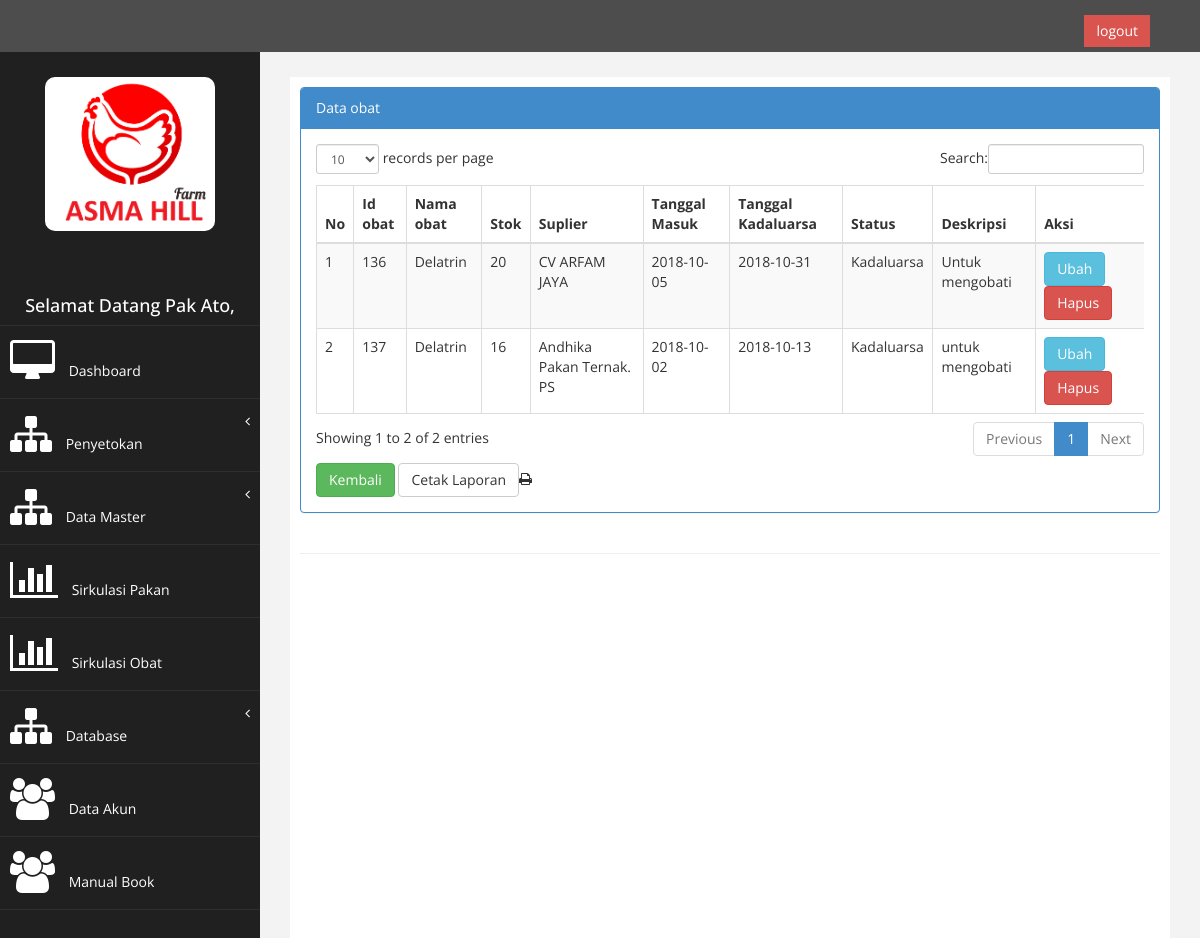
The page /index.php?page=view_obat&aksi=data_obat&id=1 (signed in) on the database as committed earlier.
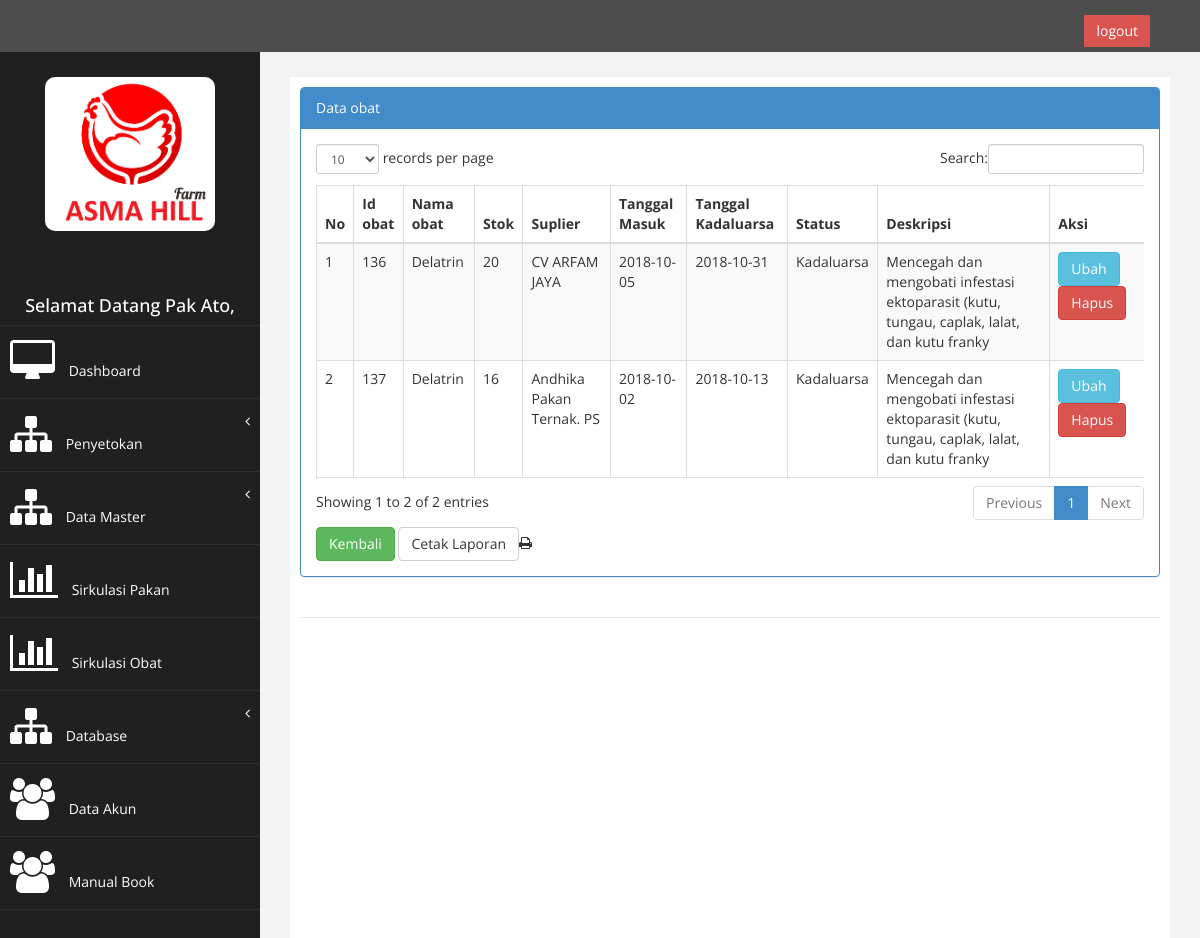
The same page on the database as committed later.
### tables this page shows
CREATE TABLE `tb_obat` (
  `id_obat` int(9) NOT NULL AUTO_INCREMENT,
  `nama_obat` varchar(250) NOT NULL,
  `stok` int(11) NOT NULL,
  `id_suplier` int(5) NOT NULL,
  `id_kategori` int(11) NOT NULL,
  `tgl_masuk` date NOT NULL,
  `tgl_kadaluarsa` date NOT NULL,
  `deskripsi` varchar(100) NOT NULL,
  PRIMARY KEY (`id_obat`),
  KEY `id_suplier` (`id_suplier`),
  CONSTRAINT `tb_obat_ibfk_1` FOREIGN KEY (`id_suplier`) REFERENCES `tb_suplier` (`id_suplier`) ON DELETE CASCADE ON UPDATE CASCADE
);

CREATE TABLE `tb_suplier` (
  `id_suplier` int(5) NOT NULL AUTO_INCREMENT,
  `nama_suplier` varchar(250) NOT NULL,
  `alamat_suplier` varchar(250) NOT NULL,
  `tlp_suplier` varchar(12) NOT NULL,
  PRIMARY KEY (`id_suplier`)
);

### page/data_obat/data_obat.php (the view, shortened to what this page needs)
<div class="row">
                <div class="col-md-12">
                    <div class="panel panel-primary">
                        <div class="panel-heading">
                             Data obat
                        </div>
                        <div class="panel-body">
                            <div class="table-responsive">
                                <table class="table table-striped table-bordered table-hover" id="dataTables-example">
                                    <thead>
                                        <tr>
                                            <th>No</th>
                                            <th>Id obat</th>
                                            <th>Nama obat</th>
                                            <th>Stok</th>
                                            <th>Suplier</th>
                                            <th>Tanggal Masuk</th>
                                            <th>Tanggal Kadaluarsa</th>
                                            <th>Status</th>
                                            <th>Deskripsi</th>
                                            <th>Aksi</th>
                                        </tr>
                                    </thead>
                                    <tbody>
                                    <?php error_reporting(E_ALL ^ E_NOTICE);
                                    $no = 1;
                                    $sql = $koneksi->query("select tb_obat.id_obat,tb_obat.nama_obat, tb_obat.stok, tb_obat.id_suplier, tb_obat.tgl_masuk, tb_obat.tgl_kadaluarsa, tb_suplier.nama_suplier,IF(DATEDIFF(NOW(),tgl_kadaluarsa)>0,'Kadaluarsa','Belum Kadaluarsa') AS kadaluarsa, tb_obat.deskripsi from tb_obat INNER JOIN tb_suplier ON tb_obat.id_suplier=tb_suplier.id_suplier WHERE id_kategori=$_GET[id]");
                                    while ($data= $sql->fetch_assoc()){
                                    ?>
                                    <tr>
                                    <td><?php echo $no++; ?></td>
                                     <td><?php echo $data['id_obat']; ?></td>
                                    <td><?php echo $data['nama_obat']; ?></td>
                                    <td><?php echo $data['stok']; ?></td>
                                    <td><?php echo $data['nama_suplier']; ?></td>
                                    <td><?php echo $data['tgl_masuk']; ?></td>
                                    <td><?php echo $data['tgl_kadaluarsa']; ?></td>
                                    <td><?php echo $data['kadaluarsa']; ?></td>
                                  <td><?php echo $data['deskripsi']; ?></td>
                                    <td>
                                    <a href="?page=view_obat&aksi=ubah&id=<?php echo $data['id_obat'];?>"  class="btn btn-info">Ubah</a>
                                    <a onclick="return confirm('Anda Yakin Akan Menghapus Data Ini?')" href="?page=view_obat&aksi=hapus&id=<?php echo $data['id_obat']; ?>&kategori=<?php echo $_GET[id]; ?>" class="btn btn-danger">Hapus</a>
                                    </td>
                                    </tr>
                                    <?php } ?>
                                    </tbody>
                                    </table>
                                    </div>
                                 <form method="POST" action="./laporan/laporan_obat.php">
    <a href="?page=view_obat" class="btn btn-success" style="margin-bottom: : 8px";><i class="fa fa-back"></i>Kembali</a>
  <input type="submit" name="submit" value="Cetak Laporan" target="blank" class="btn btn-default" style="margin-bottom: : 8px"><li class=" fa fa-print"></li>
</form>
                                       </div>
                                        </div>
                                         </div>
                                          </div>

Rows that differ between the two databases and show on the page:
changed tb_obat "CV ARFAM JAYA": deskripsi "Untuk mengobati" → "Mencegah dan mengobati infestasi ektoparasit (kutu, tungau, caplak, lalat, dan kutu franky"
changed tb_obat "Andhika Pakan Ternak. PS": deskripsi "untuk mengobati" → "Mencegah dan mengobati infestasi ektoparasit (kutu, tungau, caplak, lalat, dan kutu franky"
